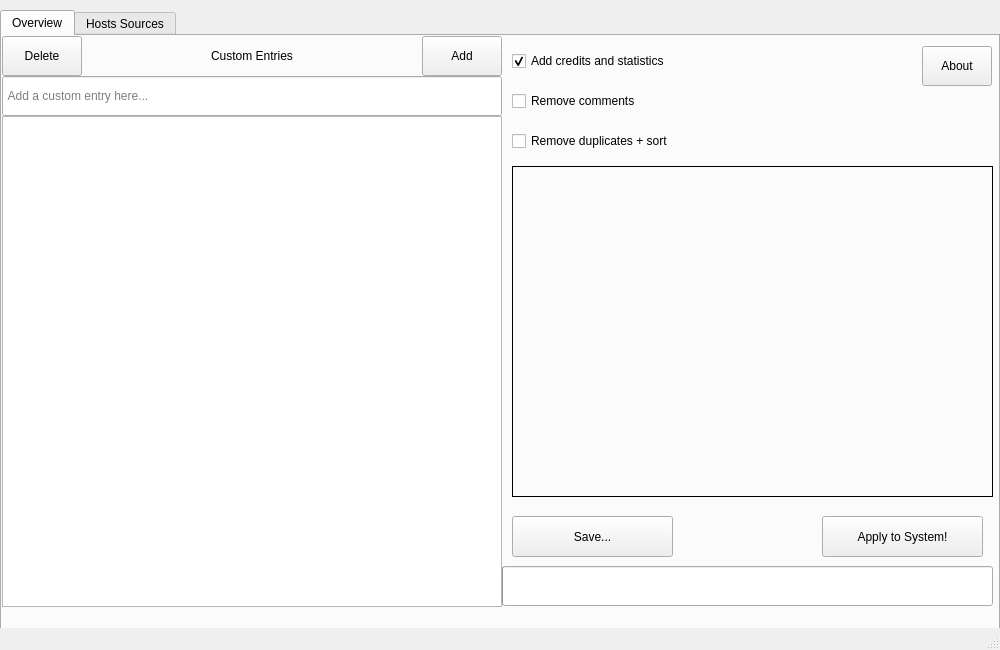
<?xml version="1.0" encoding="UTF-8"?>
<ui version="4.0">
 <class>MainWindow</class>
 <widget class="QMainWindow" name="MainWindow">
  <property name="geometry">
   <rect>
    <x>0</x>
    <y>0</y>
    <width>1000</width>
    <height>650</height>
   </rect>
  </property>
  <property name="minimumSize">
   <size>
    <width>1000</width>
    <height>650</height>
   </size>
  </property>
  <property name="maximumSize">
   <size>
    <width>1000</width>
    <height>650</height>
   </size>
  </property>
  <property name="mouseTracking">
   <bool>true</bool>
  </property>
  <property name="contextMenuPolicy">
   <enum>Qt::DefaultContextMenu</enum>
  </property>
  <property name="acceptDrops">
   <bool>true</bool>
  </property>
  <property name="windowTitle">
   <string extracomment="Console">HostsToolkit</string>
  </property>
  <property name="windowIcon">
   <iconset resource="res.qrc">
    <normaloff>:/icon/icon.ico</normaloff>
    <normalon>:/icon/icon.ico</normalon>
    <disabledoff>:/icon/icon.ico</disabledoff>
    <disabledon>:/icon/icon.ico</disabledon>
    <activeoff>:/icon/icon.ico</activeoff>
    <activeon>:/icon/icon.ico</activeon>
    <selectedoff>:/icon/icon.ico</selectedoff>
    <selectedon>:/icon/icon.ico</selectedon>:/icon/icon.ico</iconset>
  </property>
  <widget class="QWidget" name="centralwidget">
   <widget class="QTabWidget" name="tabWidget">
    <property name="geometry">
     <rect>
      <x>0</x>
      <y>10</y>
      <width>1000</width>
      <height>620</height>
     </rect>
    </property>
    <property name="currentIndex">
     <number>0</number>
    </property>
    <widget class="QWidget" name="TabMain">
     <attribute name="title">
      <string>Overview</string>
     </attribute>
     <widget class="QListWidget" name="CustomEntriesList">
      <property name="geometry">
       <rect>
        <x>0</x>
        <y>80</y>
        <width>500</width>
        <height>491</height>
       </rect>
      </property>
      <property name="acceptDrops">
       <bool>false</bool>
      </property>
      <property name="frameShape">
       <enum>QFrame::StyledPanel</enum>
      </property>
      <property name="editTriggers">
       <set>QAbstractItemView::NoEditTriggers</set>
      </property>
      <property name="tabKeyNavigation">
       <bool>true</bool>
      </property>
      <property name="showDropIndicator" stdset="0">
       <bool>false</bool>
      </property>
      <property name="alternatingRowColors">
       <bool>true</bool>
      </property>
      <property name="uniformItemSizes">
       <bool>true</bool>
      </property>
      <property name="sortingEnabled">
       <bool>true</bool>
      </property>
     </widget>
     <widget class="QLineEdit" name="CustomEntryField">
      <property name="geometry">
       <rect>
        <x>0</x>
        <y>40</y>
        <width>500</width>
        <height>40</height>
       </rect>
      </property>
      <property name="minimumSize">
       <size>
        <width>100</width>
        <height>0</height>
       </size>
      </property>
      <property name="mouseTracking">
       <bool>false</bool>
      </property>
      <property name="acceptDrops">
       <bool>true</bool>
      </property>
      <property name="text">
       <string/>
      </property>
      <property name="frame">
       <bool>true</bool>
      </property>
      <property name="placeholderText">
       <string> Add a custom entry here...</string>
      </property>
      <property name="cursorMoveStyle">
       <enum>Qt::LogicalMoveStyle</enum>
      </property>
      <property name="clearButtonEnabled">
       <bool>true</bool>
      </property>
     </widget>
     <widget class="QCheckBox" name="RemCommentsBox">
      <property name="geometry">
       <rect>
        <x>510</x>
        <y>50</y>
        <width>221</width>
        <height>30</height>
       </rect>
      </property>
      <property name="text">
       <string>Remove comments</string>
      </property>
     </widget>
     <widget class="QCheckBox" name="RemDupsBox">
      <property name="geometry">
       <rect>
        <x>510</x>
        <y>90</y>
        <width>261</width>
        <height>30</height>
       </rect>
      </property>
      <property name="text">
       <string>Remove duplicates + sort</string>
      </property>
     </widget>
     <widget class="QCheckBox" name="AddCreditsBox">
      <property name="geometry">
       <rect>
        <x>510</x>
        <y>10</y>
        <width>401</width>
        <height>30</height>
       </rect>
      </property>
      <property name="text">
       <string>Add credits and statistics</string>
      </property>
      <property name="checked">
       <bool>true</bool>
      </property>
     </widget>
     <widget class="QPushButton" name="DeleteListItemButton">
      <property name="geometry">
       <rect>
        <x>0</x>
        <y>0</y>
        <width>80</width>
        <height>40</height>
       </rect>
      </property>
      <property name="text">
       <string>Delete</string>
      </property>
     </widget>
     <widget class="QPushButton" name="AboutButton">
      <property name="geometry">
       <rect>
        <x>920</x>
        <y>10</y>
        <width>70</width>
        <height>40</height>
       </rect>
      </property>
      <property name="text">
       <string>About</string>
      </property>
     </widget>
     <widget class="QPushButton" name="AddCustomEntryButton">
      <property name="geometry">
       <rect>
        <x>420</x>
        <y>0</y>
        <width>80</width>
        <height>40</height>
       </rect>
      </property>
      <property name="sizePolicy">
       <sizepolicy hsizetype="Fixed" vsizetype="Fixed">
        <horstretch>0</horstretch>
        <verstretch>0</verstretch>
       </sizepolicy>
      </property>
      <property name="text">
       <string>Add</string>
      </property>
     </widget>
     <widget class="QProgressBar" name="ProgressBar">
      <property name="geometry">
       <rect>
        <x>500</x>
        <y>530</y>
        <width>491</width>
        <height>40</height>
       </rect>
      </property>
      <property name="sizePolicy">
       <sizepolicy hsizetype="MinimumExpanding" vsizetype="Fixed">
        <horstretch>0</horstretch>
        <verstretch>0</verstretch>
       </sizepolicy>
      </property>
      <property name="minimumSize">
       <size>
        <width>100</width>
        <height>0</height>
       </size>
      </property>
      <property name="textVisible">
       <bool>false</bool>
      </property>
      <property name="invertedAppearance">
       <bool>false</bool>
      </property>
     </widget>
     <widget class="QPushButton" name="ApplyFileButton">
      <property name="geometry">
       <rect>
        <x>820</x>
        <y>480</y>
        <width>161</width>
        <height>41</height>
       </rect>
      </property>
      <property name="sizePolicy">
       <sizepolicy hsizetype="Minimum" vsizetype="Fixed">
        <horstretch>0</horstretch>
        <verstretch>0</verstretch>
       </sizepolicy>
      </property>
      <property name="minimumSize">
       <size>
        <width>160</width>
        <height>0</height>
       </size>
      </property>
      <property name="text">
       <string>Apply to System!</string>
      </property>
      <property name="checkable">
       <bool>false</bool>
      </property>
      <property name="checked">
       <bool>false</bool>
      </property>
      <property name="autoRepeatDelay">
       <number>0</number>
      </property>
      <property name="autoRepeatInterval">
       <number>0</number>
      </property>
      <property name="autoDefault">
       <bool>true</bool>
      </property>
      <property name="default">
       <bool>false</bool>
      </property>
      <property name="flat">
       <bool>false</bool>
      </property>
     </widget>
     <widget class="QPushButton" name="SaveToButton">
      <property name="geometry">
       <rect>
        <x>510</x>
        <y>480</y>
        <width>161</width>
        <height>41</height>
       </rect>
      </property>
      <property name="minimumSize">
       <size>
        <width>81</width>
        <height>0</height>
       </size>
      </property>
      <property name="text">
       <string>Save...</string>
      </property>
      <property name="checkable">
       <bool>false</bool>
      </property>
      <property name="checked">
       <bool>false</bool>
      </property>
     </widget>
     <widget class="QLabel" name="CustomEntriesLabel">
      <property name="geometry">
       <rect>
        <x>0</x>
        <y>0</y>
        <width>500</width>
        <height>40</height>
       </rect>
      </property>
      <property name="text">
       <string>Custom Entries</string>
      </property>
      <property name="alignment">
       <set>Qt::AlignCenter</set>
      </property>
     </widget>
     <widget class="QLabel" name="FileStats">
      <property name="geometry">
       <rect>
        <x>510</x>
        <y>130</y>
        <width>481</width>
        <height>331</height>
       </rect>
      </property>
      <property name="frameShape">
       <enum>QFrame::Box</enum>
      </property>
      <property name="text">
       <string/>
      </property>
     </widget>
     <zorder>CustomEntriesLabel</zorder>
     <zorder>CustomEntriesList</zorder>
     <zorder>CustomEntryField</zorder>
     <zorder>RemCommentsBox</zorder>
     <zorder>RemDupsBox</zorder>
     <zorder>AddCreditsBox</zorder>
     <zorder>DeleteListItemButton</zorder>
     <zorder>AboutButton</zorder>
     <zorder>AddCustomEntryButton</zorder>
     <zorder>ProgressBar</zorder>
     <zorder>ApplyFileButton</zorder>
     <zorder>SaveToButton</zorder>
     <zorder>FileStats</zorder>
    </widget>
    <widget class="QWidget" name="TabSrc">
     <attribute name="title">
      <string>Hosts Sources</string>
     </attribute>
     <widget class="QListWidget" name="FileList">
      <property name="geometry">
       <rect>
        <x>0</x>
        <y>40</y>
        <width>500</width>
        <height>530</height>
       </rect>
      </property>
      <property name="acceptDrops">
       <bool>true</bool>
      </property>
      <property name="tabKeyNavigation">
       <bool>true</bool>
      </property>
     </widget>
     <widget class="QPushButton" name="BrowseFileButton">
      <property name="geometry">
       <rect>
        <x>150</x>
        <y>0</y>
        <width>100</width>
        <height>40</height>
       </rect>
      </property>
      <property name="minimumSize">
       <size>
        <width>100</width>
        <height>0</height>
       </size>
      </property>
      <property name="text">
       <string>Browse...</string>
      </property>
     </widget>
     <widget class="QLabel" name="FilesText">
      <property name="geometry">
       <rect>
        <x>0</x>
        <y>0</y>
        <width>151</width>
        <height>41</height>
       </rect>
      </property>
      <property name="text">
       <string>Files</string>
      </property>
      <property name="alignment">
       <set>Qt::AlignCenter</set>
      </property>
     </widget>
     <widget class="QPushButton" name="DeleteFileButton">
      <property name="geometry">
       <rect>
        <x>400</x>
        <y>0</y>
        <width>100</width>
        <height>40</height>
       </rect>
      </property>
      <property name="text">
       <string>Delete</string>
      </property>
     </widget>
     <widget class="QListWidget" name="UrlsList">
      <property name="geometry">
       <rect>
        <x>500</x>
        <y>40</y>
        <width>500</width>
        <height>530</height>
       </rect>
      </property>
     </widget>
     <widget class="QLabel" name="NetworkText">
      <property name="geometry">
       <rect>
        <x>500</x>
        <y>0</y>
        <width>231</width>
        <height>41</height>
       </rect>
      </property>
      <property name="text">
       <string>Network URLs</string>
      </property>
      <property name="alignment">
       <set>Qt::AlignCenter</set>
      </property>
     </widget>
     <widget class="QPushButton" name="DeleteUrlButton">
      <property name="geometry">
       <rect>
        <x>890</x>
        <y>0</y>
        <width>100</width>
        <height>40</height>
       </rect>
      </property>
      <property name="text">
       <string>Delete</string>
      </property>
     </widget>
     <widget class="QPushButton" name="AddUrlButton">
      <property name="geometry">
       <rect>
        <x>710</x>
        <y>0</y>
        <width>100</width>
        <height>41</height>
       </rect>
      </property>
      <property name="minimumSize">
       <size>
        <width>100</width>
        <height>0</height>
       </size>
      </property>
      <property name="text">
       <string>Browse...</string>
      </property>
     </widget>
     <widget class="Line" name="line">
      <property name="geometry">
       <rect>
        <x>500</x>
        <y>0</y>
        <width>3</width>
        <height>1200</height>
       </rect>
      </property>
      <property name="orientation">
       <enum>Qt::Vertical</enum>
      </property>
     </widget>
     <widget class="QPushButton" name="LoadSystemHosts">
      <property name="geometry">
       <rect>
        <x>250</x>
        <y>0</y>
        <width>150</width>
        <height>40</height>
       </rect>
      </property>
      <property name="minimumSize">
       <size>
        <width>150</width>
        <height>0</height>
       </size>
      </property>
      <property name="text">
       <string>Load system</string>
      </property>
      <property name="checkable">
       <bool>true</bool>
      </property>
      <property name="autoRepeatDelay">
       <number>0</number>
      </property>
      <property name="autoRepeatInterval">
       <number>0</number>
      </property>
     </widget>
    </widget>
   </widget>
  </widget>
  <widget class="QStatusBar" name="Stats"/>
 </widget>
 <resources>
  <include location="res.qrc"/>
 </resources>
 <connections/>
</ui>
